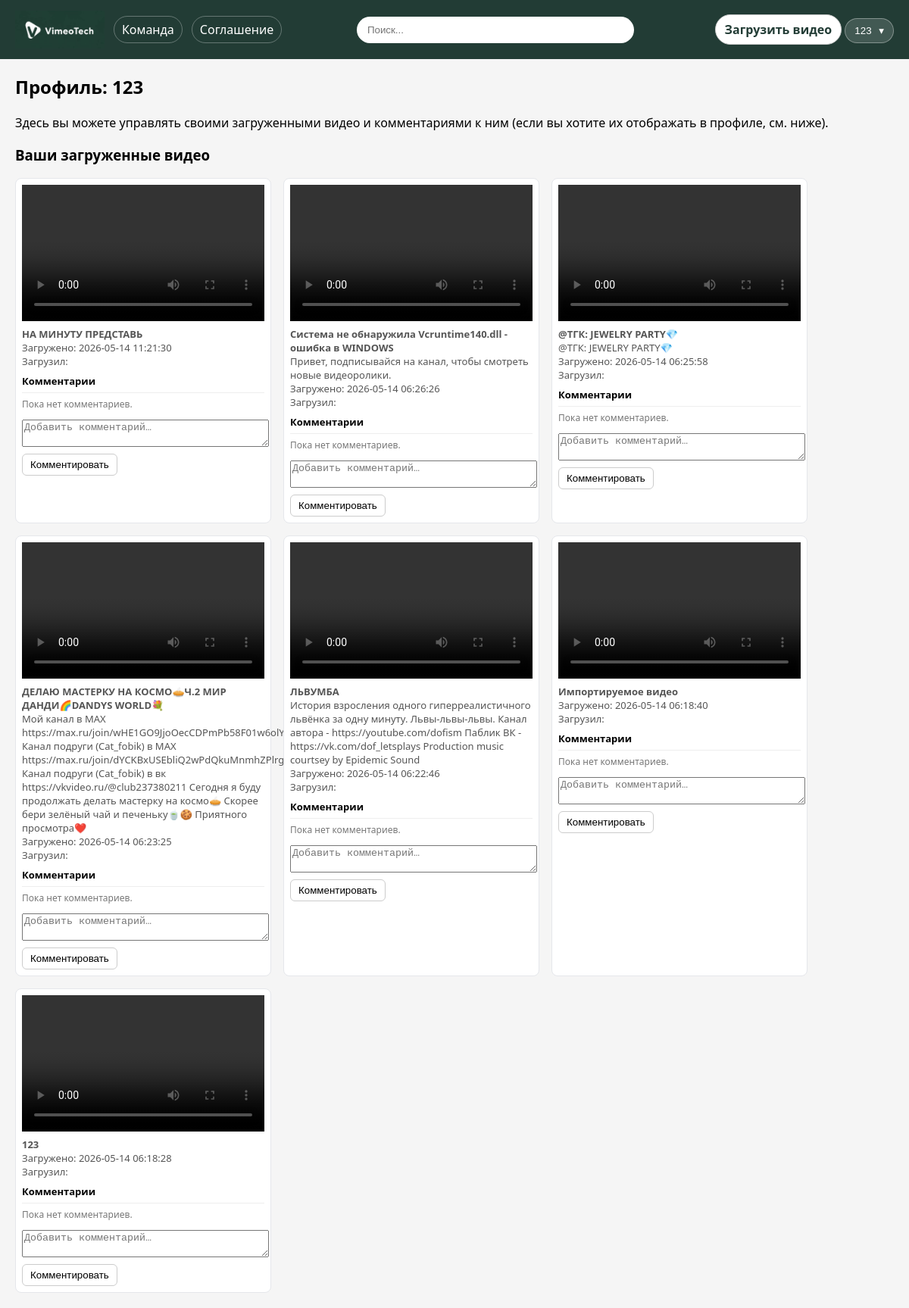
The app's page /profile/1 with its own data.
### tables this page shows
CREATE TABLE users (

        id INTEGER PRIMARY KEY AUTOINCREMENT,

        username TEXT UNIQUE NOT NULL,

        password_hash TEXT NOT NULL
    );

CREATE TABLE videos (

        id INTEGER PRIMARY KEY AUTOINCREMENT,

        user_id INTEGER,

        filename TEXT,

        title TEXT NOT NULL,

        description TEXT,

        path TEXT,

        uploaded_at TEXT DEFAULT CURRENT_TIMESTAMP,

        source_url TEXT,

        platform TEXT,

        thumbnail TEXT,

        duration INTEGER,

        import_status TEXT DEFAULT 'ready',

        import_error TEXT,

        FOREIGN KEY(user_id)
        REFERENCES users(id)
        ON DELETE CASCADE
    );

### app.py (the view)
@app.route("/profile")
@app.route("/profile/<int:user_id>")
def profile(user_id=None):
    db = get_db()
    if user_id is None:
        if not g.user:
            flash("Войдите", "danger")
            return redirect(url_for("login"))
        user_id = g.user["id"]
        user = g.user
    else:
        user = db.execute("""

            SELECT id, username
            FROM users
            WHERE id=?

        """, (user_id,)).fetchone()
        if not user:
            flash("Пользователь не найден", "danger")
            return redirect(url_for("index"))
    videos = db.execute("""

        SELECT *
        FROM videos
        WHERE user_id=?

        ORDER BY uploaded_at DESC

    """, (user_id,)).fetchall()
    video_list = []
    for v in videos:
        vid = dict(v)
        vid["comments"] = get_video_comments(
            db,
            vid["id"]
        )
        video_list.append(vid)
    is_owner = g.user and g.user["id"] == user_id
    return render_template(
        "profile.html",
        user=user,
        videos=video_list,
        is_owner=is_owner,
        format_duration=format_duration
    )

### app.py (called while the page is built, shortened)
def get_db():
    db = getattr(g, "_database", None)
    if db is None:
        db = g._database = sqlite3.connect(
            DB,
            timeout=15,
            check_same_thread=False
        )
        db.row_factory = sqlite3.Row
        db.execute("PRAGMA journal_mode=WAL;")
    return db

def current_user():
    uid = session.get("user_id")
    if not uid:
        return None

def get_video_comments(db, video_id):
    return db.execute("""

        SELECT
            c.id,
            c.text,
            c.created_at,
            u.username AS author

        FROM comments c

        LEFT JOIN users u
        ON c.user_id = u.id

        WHERE c.video_id = ?

        ORDER BY c.created_at ASC

    """, (video_id,)).fetchall()

@app.before_request
def before_request():
    g.user = current_user()

@app.teardown_appcontext
def close_connection(exception):
    db = getattr(g, "_database", None)
    if db is not None:
        db.close()

### templates/profile.html (shortened to what this page needs)
<!DOCTYPE html>
<html lang="ru">
<head>
</head>
<body style="margin:0; padding:0; background:#F5F5F5; font-family:system-ui;">
<header style="display:flex; align-items:center; justify-content:space-between; padding:14px 20px; background:#223C35; color:#fff; position:sticky; top:0;">
  <div style="display:flex; align-items:center; gap:12px;">
    <a href="/" style="color:#fff; text-decoration:none; display:flex; align-items:center; gap:8px;">
      <img src="/static/logo1.png" alt="VimeoTech Logo" style="height:50px; width:auto; display:inline-block;">
    </a>
    <a href="/team" style="color:#fff; text-decoration:none; padding:6px 10px; border:1px solid rgba(255,255,255,.3); border-radius:999px;">
      Команда
    </a>
    <a href="/agreement" style="color:#fff; text-decoration:none; padding:6px 10px; border:1px solid rgba(255,255,255,.3); border-radius:999px;">
      Соглашение
    </a>
  </div>
  <div style="flex:1; display:flex; justify-content:center;">
    <input placeholder="Поиск..."
      style="width:60%; padding:10px 14px; border-radius:999px; border:none;">
  </div>
  <div>
    {% if user %}
      <a href="/upload"
         class="btn"
         style="margin-left:8px; background:#fff; color:#223C35; padding:8px 12px; border-radius:999px; text-decoration:none; font-weight:600;">
        Загрузить видео
      </a>
    {% endif %}
    <div style="display:inline-block; position:relative;">
      {% if user %}
      <div style="display:inline-block; position:relative;">
        <button id="userToggle"
          style="background:rgba(255,255,255,.15); color:#fff; border:1px solid rgba(255,255,255,.35); padding:8px 12px; border-radius:999px; cursor:pointer;">
          {{ user.username }}
          <span style="margin-left:6px;">▾</span>
        </button>
      </div>
      {% else %}
      <a href="/login" class="btn" style="background:#fff; color:#223C35; padding:8px 14px; border-radius:999px; text-decoration:none; font-weight:600;">
        Войти
      </a>
      {% endif %}
    </div>
  </div>
</header>
<main style="padding:20px; max-width:1200px; margin:0 auto;">
  <h2>Профиль: {{ user.username }}</h2>
  <p>Здесь вы можете управлять своими загруженными видео и комментариями к ним (если вы хотите их отображать в профиле, см. ниже).</p>
  <section id="my-videos" style="margin-top:16px;">
    <h3>Ваши загруженные видео</h3>
    {% if videos and videos|length > 0 %}
    <div class="video-grid">
      {% for v in videos %}
      <div class="video-card">
        <video controls>
          <source src="{{ v.path }}" type="video/mp4">
        </video>
        <div class="meta">
          <strong>{{ v.title or 'Без названия' }}</strong>
          {% if v.description %}
          <div>{{ v.description }}</div>
          {% endif %}
          <div>Загружено: {{ v.uploaded_at or '' }}</div>
          <div>Загрузил: <a href="/profile/{{ v.user_id }}" style="color:#333; text-decoration:none;">{{ v.uploaded_by }}</a></div>
        </div>
        <div class="comments" style="margin-top:8px;">
          <h4 style="font-size:13px; margin:6px 0;">Комментарии</h4>
          {% if v.comments and v.comments|length > 0 %}
            {% for c in v.comments %}
              <div class="comment">
                <span class="author">{{ c.author }}</span>
                <span style="color:#888;">{{ c.created_at }}</span>
                <div style="margin-left:6px;">{{ c.text }}</div>
              </div>
            {% endfor %}
          {% else %}
            <div class="comment" style="color:#777;">Пока нет комментариев.</div>
          {% endif %}
          {% if user %}
          <form action="/comment" method="post" style="margin-top:6px;">
            <textarea name="text" rows="2" placeholder="Добавить комментарий…" style="width:100%; resize:vertical;"></textarea>
            <button type="submit" style="margin-top:4px; padding:6px 10px; border-radius:6px; border:1px solid #ccc; background:#fff;">Комментировать</button>
          </form>
          {% else %}
          <div style="color:#888; font-size:12px; margin-top:6px;">Войдите, чтобы оставить комментарий.</div>
          {% endif %}
        </div>
      </div>
      {% endfor %}
    </div>
    {% else %}
    <p>Вы ещё не загрузили видео.</p>
    {% endif %}
  </section>
</main>
</body>
</html>

### templates/profile.html (style rules this page uses)
.video-grid { display:flex; flex-wrap:wrap; gap:16px; margin-top:16px; }
.video-card { width:320px; border:1px solid #e5e7eb; border-radius:8px; padding:8px; background:#fff; }
video { display:block; width:100%; height:180px; }
.meta { margin-top:8px; color:#555; font-size:13px; }
h2 { margin-top:0; }
.comment { border-top:1px solid #eee; padding:6px 0; font-size:12px; color:#333; }
.comments { margin-top:10px; }
.btn { display:inline-block; padding:6px 12px; border-radius:6px; border:1px solid #ccc; background:#fff; text-decoration:none; color:#333; }

### records on screen
users: username "123"
videos: title "НА МИНУТУ ПРЕДСТАВЬ", uploaded_at "2026-05-14 11:21:30"
videos: title "Система не обнаружила Vcruntime140.dll - ошибка в WINDOWS", description "Привет, подписывайся на канал, чтобы смотреть новые видеоролики.", uploaded_at "2026-05-14 06:26:26"
videos: title "@ТГК: JEWELRY PARTY💎", description "@ТГК: JEWELRY PARTY💎", uploaded_at "2026-05-14 06:25:58"
videos: title "ДЕЛАЮ МАСТЕРКУ НА КОСМО🥧Ч.2 МИР ДАНДИ🌈DANDYS WORLD💐", description "Мой канал в MAX https://max.ru/join/wHE1GO9JjoOecCDPmPb58F01w6olY7lmE.. Канал подруги (Cat_fobik) в MAX https://max.ru/join/dYCKBxUSEbliQ2wPdQkuMnmhZPlrgvVF9.. Канал подруги (Cat_fobik) в вк https://vkvideo.ru/@club237380211 Сегодня я буду продолжать делать мастерку на космо🥧 Скорее бери зелёный чай и печеньку🍵🍪 Приятного просмотра❤️", uploaded_at "2026-05-14 06:23:25"
videos: title "ЛЬВУМБА", description "История взросления одного гиперреалистичного львёнка за одну минуту. Львы-львы-львы. Канал автора - https://youtube.com/dofism Паблик ВК - https://vk.com/dof_letsplays Production music courtsey by Epidemic Sound", uploaded_at "2026-05-14 06:22:46"
videos: title "Импортируемое видео", uploaded_at "2026-05-14 06:18:40"
videos: title "123", uploaded_at "2026-05-14 06:18:28"
